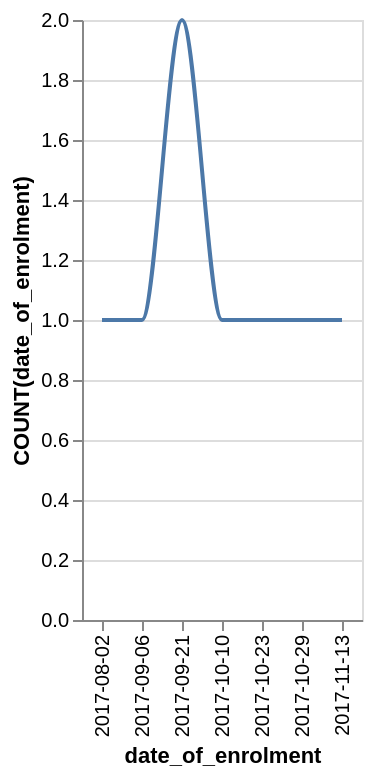

This figure's Vega-Lite source:
### Vega-Lite specification from a JSON file in a GitHub repository (floating-point values rounded to 4 significant figures)
{"data": {"values": [{"x_data": "2017-08-02", "y_data": 1}, {"x_data": "2017-09-06", "y_data": 1}, {"x_data": "2017-09-21", "y_data": 2}, {"x_data": "2017-10-10", "y_data": 1}, {"x_data": "2017-10-23", "y_data": 1}, {"x_data": "2017-10-29", "y_data": 1}, {"x_data": "2017-11-13", "y_data": 1}]}, "mark": {"type": "line", "interpolate": "monotone"}, "encoding": {"x": {"field": "x_data", "type": "nominal", "title": "date_of_enrolment", "sort": "ascending"}, "y": {"field": "y_data", "type": "quantitative", "title": "COUNT(date_of_enrolment)"}}}
